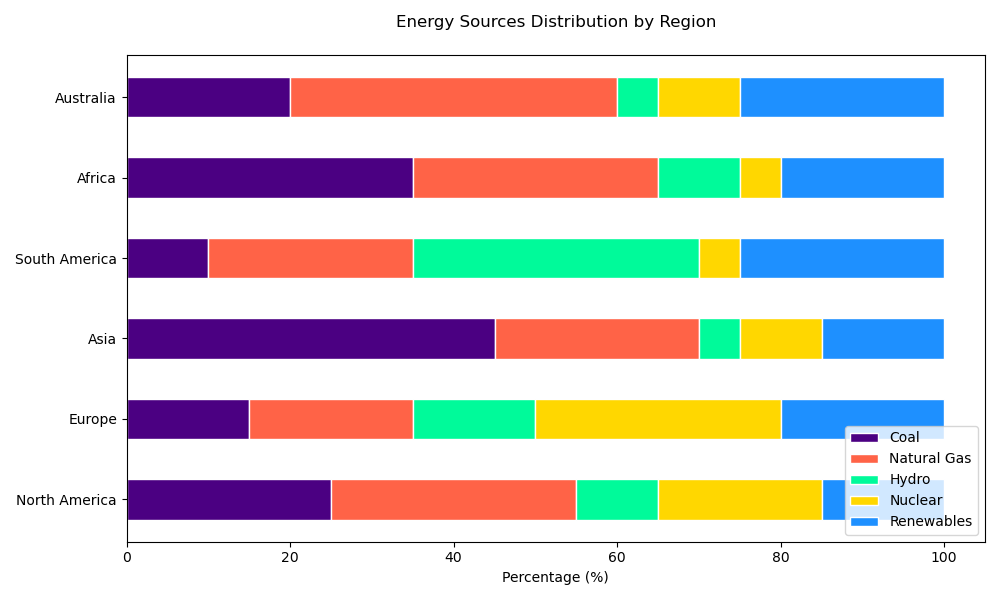

Source code (Python):

import matplotlib.pyplot as plt
import numpy as np

# Data
regions = ['North America', 'Europe', 'Asia', 'South America', 'Africa', 'Australia']
coal = [25, 15, 45, 10, 35, 20]
natural_gas = [30, 20, 25, 25, 30, 40]
hydro = [10, 15, 5, 35, 10, 5]
nuclear = [20, 30, 10, 5, 5, 10]
renewables = [15, 20, 15, 25, 20, 25]

# Stacked bar positions
bar_width = 0.5
bar_positions = np.arange(len(regions))

# Plot
fig, ax = plt.subplots(figsize=(10, 6))

ax.barh(bar_positions, coal, color='#4B0082', edgecolor='white', height=bar_width, label='Coal')
ax.barh(bar_positions, natural_gas, left=coal, color='#FF6347', edgecolor='white', height=bar_width, label='Natural Gas')
ax.barh(bar_positions, hydro, left=np.array(coal) + np.array(natural_gas), color='#00FA9A', edgecolor='white', height=bar_width, label='Hydro')
ax.barh(bar_positions, nuclear, left=np.array(coal) + np.array(natural_gas) + np.array(hydro), color='#FFD700', edgecolor='white', height=bar_width, label='Nuclear')
ax.barh(bar_positions, renewables, left=np.array(coal) + np.array(natural_gas) + np.array(hydro) + np.array(nuclear), color='#1E90FF', edgecolor='white', height=bar_width, label='Renewables')

# Labels and titles
ax.set_xlabel('Percentage (%)')
ax.set_title('Energy Sources Distribution by Region', pad=20)
ax.set_yticks(bar_positions)
ax.set_yticklabels(regions)
ax.legend(loc='lower right', bbox_to_anchor=(1, 0))

# Show plot
plt.tight_layout()
plt.show()
